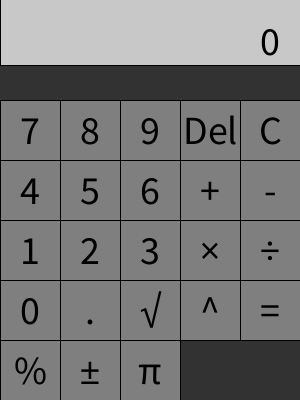
Frame 1 (no input)
Frame 60 (the mouse pressed at the canvas centre just before this capture): identical to frame 1, image omitted
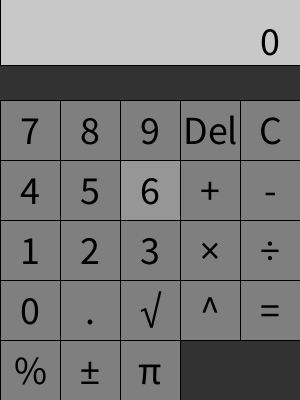
Frame 120 (the mouse held since frame 60 and released just before this capture)

The Processing sketch that drew these frames (run headless with seeded random() and noise(); from frame 60 on, the mouse is pressed at the canvas centre):

// Processing sketch: Calculator
// ── Calculator.pde
//Jae Karppinen | Calculator | September 30th 2024
Button[] buttons = new Button[23];
String dVal = "0";
float l, r, result;
char op;
boolean left;

void setup() {
  size(300, 400);
  background(50);
  l  = 0.0;
  r = 0.0;
  result = 0.0;
  op = ' ';
  left = true;
  buttons[0] = new Button(30, 310, "0", true);
  buttons[1] = new Button(30, 250, "1", true);
  buttons[2] = new Button(30, 190, "4", true);
  buttons[3] = new Button(30, 130, "7", true);
  buttons[4] = new Button(30, 370, "%", false);
  buttons[5] = new Button(90, 310, ".", false);
  buttons[6] = new Button(90, 250, "2", true);
  buttons[7] = new Button(90, 190, "5", true);
  buttons[8] = new Button(90, 130, "8", true);
  buttons[9] = new Button(90, 370, "±", false);
  buttons[10] = new Button(150, 310, "√", false);
  buttons[11] = new Button(150, 250, "3", true);
  buttons[12] = new Button(150, 190, "6", true);
  buttons[13] = new Button(150, 130, "9", true);
  buttons[14] = new Button(210, 310, "^", false);
  buttons[15] = new Button(210, 250, "×", false);
  buttons[16] = new Button(210, 190, "+", false);
  buttons[17]= new Button(210, 130, "Del", false);
  buttons[18] = new Button(270, 310, "=", false);
  buttons[19] = new Button(270, 250, "÷", false);
  buttons[20] = new Button(270, 190, "-", false);
  buttons[21] = new Button(270, 130, "C", false);
  buttons[22] = new Button(150, 370, "π", false);
}

void draw() {
  background(50);
  for (int i=0; i<buttons.length; i++) {
    buttons[i].display();
    buttons[i].hover(mouseX, mouseY);
  }
  updateDisplay();
}




void updateDisplay() {
  fill(200);
  rectMode(CENTER);
  rect(width/2, 25, 300, 80);
  fill(0);
  if (dVal.length()<13 ) {
    textSize(40);
  } else if (dVal.length() == 13) {
    textSize(35);
  } else if (dVal.length() == 14) {
    textSize(33);
  } else if (dVal.length() == 15) {
    textSize(31);
  } else if (dVal.length() == 16) {
    textSize(30);
  } else if (dVal.length() == 17) {
    textSize(28);
  } else if (dVal.length() == 18) {
    textSize(27);
  } else if (dVal.length() == 19) {
    textSize(26);
  } else if (dVal.length() == 20) {
    textSize(25);
  }

  textAlign(RIGHT);
  text(dVal, width-20, 55);
}

void mouseReleased() {
  println("left:" + l + " Right:" + r + " Result:" + result + " Op:" + op + "L:" + left);
  for (int i = 0; i<buttons.length; i++) {
    if (buttons[i].on && buttons[i].isNum && left && dVal.length()<15) {
      dVal += buttons[i].val;
      l = float(dVal);
    } else if (buttons[i].on && buttons[i].isNum && !left && dVal.length()<15) {
      dVal += buttons[i].val;
      r = float(dVal);
    } else if (buttons[i].on && buttons[i].val.equals("C")) {
      dVal = "0";
      l  = 0.0;
      r = 0.0;
      result = 0.0;
      op = ' ';
      left = true;
    } else if (buttons[i].on && buttons[i].val.equals(".")) {

      if (!dVal.contains(".")) {
        dVal += buttons[i].val;
      }
    } else if (buttons[i].on && buttons[i].val.equals("+")) {
      op = '+';
      left = false;
      dVal = "0";
    } else if (buttons[i].on && buttons[i].val.equals("-")) {
      op = '-';
      left = false;
      dVal = "0";
    } else if (buttons[i].on && buttons[i].val.equals("×")) {
      op = '*';
      left = false;
      dVal = "0";
    } else if (buttons[i].on && buttons[i].val.equals("÷")) {
      op = '/';
      left = false;
      dVal = "0";
    } else if (buttons[i].on && buttons[i].val.equals("=")) {
      handleEvent("=", false);
    } else if (buttons[i].on && buttons[i].val.equals("±")) {
      if (left == true) {
        l *= -1;
        dVal = str(l);
      } else if (left == false) {
        r *= -1;
        dVal = str(r);
      }
    } else if (buttons[i].on && buttons[i].val.equals("√")) {
      if (left) {
        l = sqrt(l);
        dVal = str(l);
      } else if (left) {
        r *= sqrt(r);
        dVal = str(r);
      }
    } else if (buttons[i].on && buttons[i].val.equals("π")) {
      if (left) {
        l = PI;
        dVal = str(l);
      } else if (left) {
        r *= PI;
        dVal = str(r);
      }
      // percentage into a decimal number
    } else if (buttons[i].on && buttons[i].val.equals("%")) {
      if (left) {
        l*=0.01;
        dVal = str(l);
      } else if (left) {
        r*=0.01;
        dVal = str(r);
      }
    } else if (buttons[i].on && buttons[i].val.equals("^")) {
      op = 'e';
      left = false;
      dVal ="0";
    } else if (buttons[i].on && buttons[i].val.equals("Del")) {
      handleEvent("Del", false);
    }
  }
}

void performCalc() {
  if (op == '+') {
    result = l + r;
  } else if (op == '-') {
    result = l - r;
  } else if (op == '*') {
    result = l * r;
  } else if (op == '/') {
    result = l / r;
  } else if (op == 'e') {
    result = pow(l, r);
  }
  dVal = str(result);
}

void keyPressed() {
  println("Key:" + key);
  println("Keycode:" + keyCode);
  if (key == 0 || keyCode == 96 || keyCode == 48) {
    handleEvent("0", true);
  } else if (key == 1 || keyCode == 49 || keyCode == 97) {
    handleEvent("1", true);
  } else if (key == 2 || keyCode == 50 || keyCode == 98) {
    handleEvent("2", true);
  } else if (key == 3 || keyCode == 51 || keyCode == 99) {
    handleEvent("3", true);
  } else if (key == 4 || keyCode == 52 || keyCode == 100) {
    handleEvent("4", true);
  } else if (key == 5 || keyCode == 53 || keyCode == 101) {
    handleEvent("5", true);
  } else if (key == 6 || keyCode == 54 || keyCode == 102) {
    handleEvent("6", true);
  } else if (key == 7 || keyCode == 55 || keyCode == 103) {
    handleEvent("7", true);
  } else if (keyCode == 56 || keyCode == 104) {
    handleEvent("8", true);
  } else if (key == 9 || keyCode == 57 || keyCode == 105) {
    handleEvent("9", true);
  } else if (key == '+' || keyCode ==107) {
    handleEvent("+", false);
  } else if (key == '-' || keyCode == 45 || keyCode == 109) {
    handleEvent("-", false);
  } else if (key == '*' || keyCode == 106) {
    handleEvent("*", false);
  } else if (key == '/' || keyCode == 47 || keyCode == 111) {
    handleEvent("/", false);
  } else if (key == '.' || keyCode == 46 || keyCode == 110) {
    handleEvent(".", false);
  } else if (keyCode == 10) {
    handleEvent("=", false);
  } else if (keyCode == 8) {
    handleEvent("Del", false);
  }
}

void handleEvent(String keyVal, boolean isNum) {
  if (left && dVal.length() < 15 && isNum) {
    if (dVal.equals("0")) {
      dVal = keyVal;
    } else {
      dVal += keyVal;
    }
    l = float(dVal);
  } else if (!left && dVal.length() < 15 && isNum) {
    if (dVal.equals("0")) {
      dVal = keyVal;
    } else {
      dVal += keyVal;
    }
    r = float(dVal);
  } else if (keyVal.equals("+") && !isNum) {
    op = '+';
    left = false;
    dVal = "0";
  } else if (keyVal == "=" && !isNum) {
    performCalc();
  } else if (keyVal == "Del") {
    if (dVal.length()>0) {
      if (left) {
        dVal = dVal.substring(0, dVal.length() -1);
        l = float(dVal);
      } else {
        dVal = dVal.substring(0, dVal.length() -1);
        r = float(dVal);
      }
    }
  }
}

// ── Button.pde
class Button {
  // Member Variables
  int x, y, w, h;
  color c1, c2;
  String val;
  boolean on, isNum;



  // Constructor
  Button(int x, int y, String val, boolean isNum) {
    this.x = x;
    this.y = y;
    w = 60;
    h = 60;
    c1 = color(127);
    c2 = color(150);
    this.val = val;
    on=false;
    this.isNum = isNum;
  }


  //Member Methods
  void display() {
    if (on) {
      fill(c2);
    } else {
      fill(c1);
    }
    rectMode(CENTER);
    rect(x, y, w, h);
    fill(0);
    textAlign(CENTER, CENTER);
    textSize(40);
    text(val, x, y);
  }


  boolean hover(int mx, int my) {
    if (mx > x-w/2 && mx < x+w/2 && my > y-h/2 && my < y+h/2) {
      on = true;
      return on;
    } else {
      on = false;
      return on;
    }
  }
}
